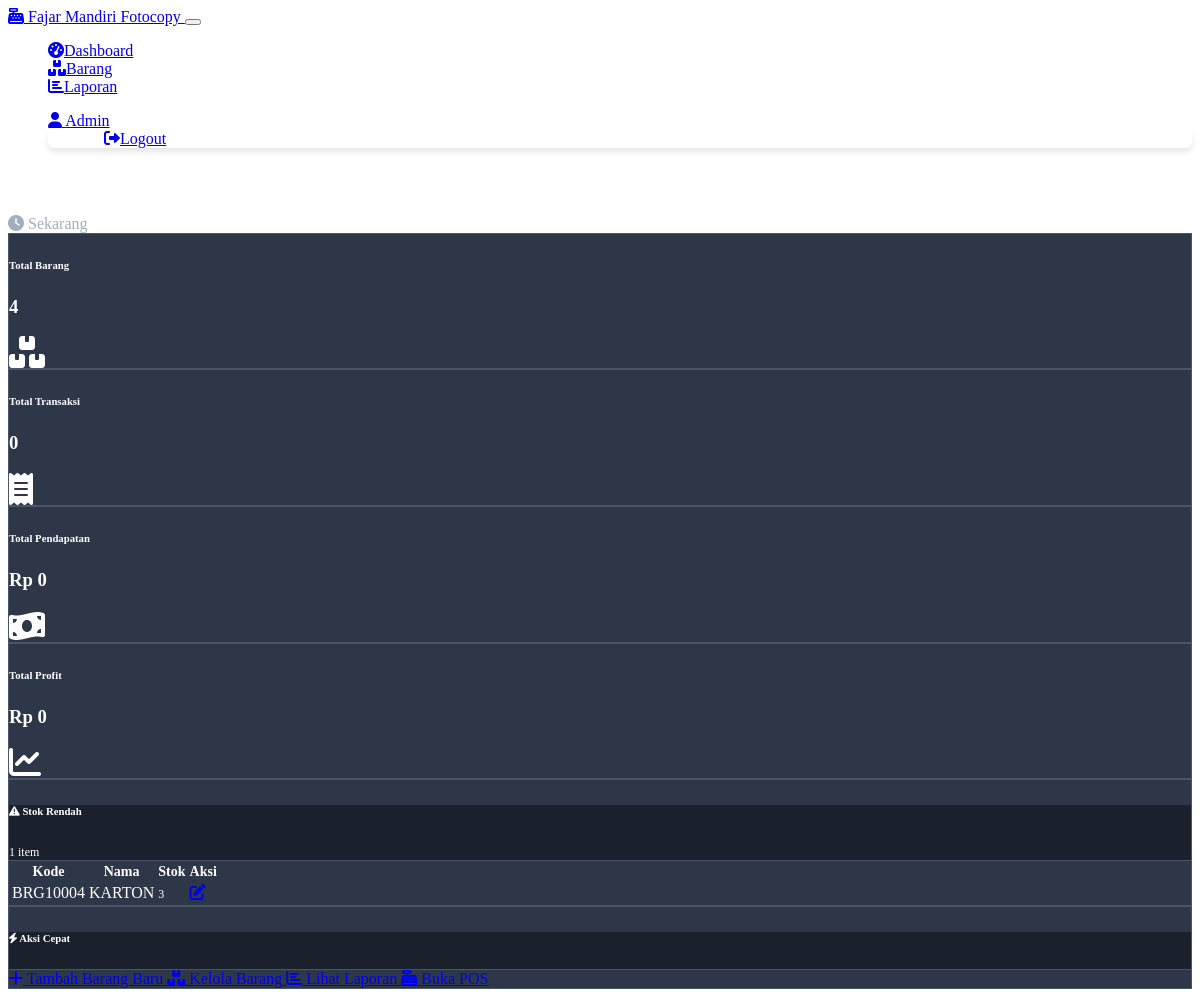
The app's page /admin/dashboard (signed in), older data.
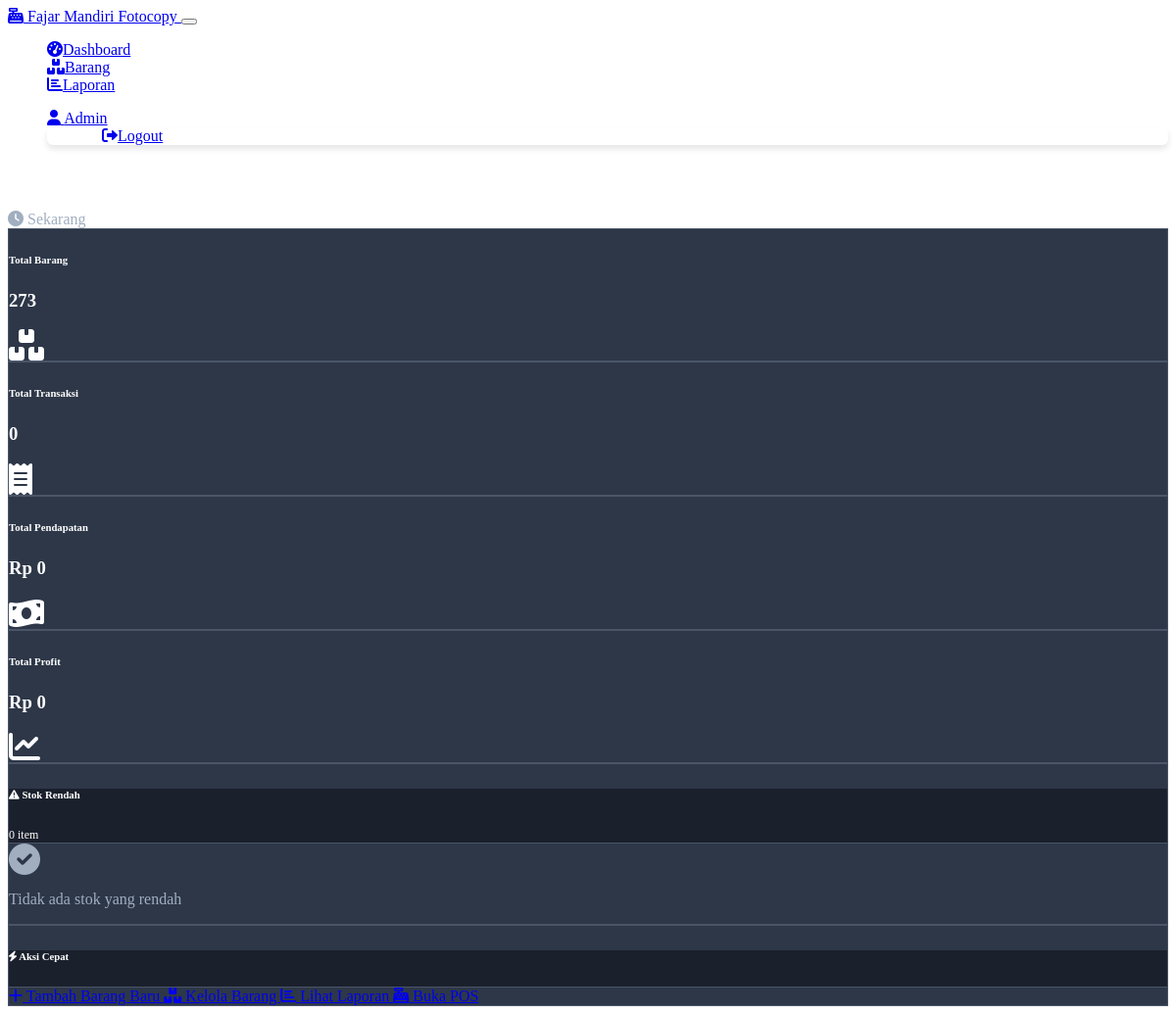
The same page, newer data.
### tables this page shows
CREATE TABLE barang (
    id TEXT PRIMARY KEY,
    kode TEXT,
    nama TEXT,
    harga_awal INTEGER,
    harga_jual INTEGER,
    stok_awal INTEGER,
    stok_akhir INTEGER,
    profit INTEGER
);

### app.py (the view)
@app.route('/admin/dashboard')
def admin_dashboard():
    if session.get('user_role') != 'admin':
        flash('Akses ditolak! Login sebagai admin terlebih dahulu.', 'error')
        return redirect(url_for('admin_login'))
    items = get_all_items()
    all_transactions = get_all_transactions()
    total_items = len(items)
    total_transactions = len(all_transactions)
    total_revenue = sum(t['total'] for t in all_transactions)
    total_profit = sum(t['profit'] for t in all_transactions)
    for item in items:
        update_item_profit(item)
    low_stock_items = [item for item in items if item['stok_akhir'] < 5]
    stats = {
        'total_items': total_items,
        'total_transactions': total_transactions,
        'total_revenue': total_revenue,
        'total_profit': total_profit,
        'low_stock_count': len(low_stock_items)
    }
    return render_template('admin/dashboard.html', stats=stats, low_stock_items=low_stock_items)

### app.py (called while the page is built, shortened)
def get_db_connection():
    conn = sqlite3.connect(DATABASE_PATH)
    conn.row_factory = sqlite3.Row  # This enables column access by name
    return conn

def calculate_total_profit(harga_awal, harga_jual, stok_awal, stok_akhir):
    items_sold = stok_awal - stok_akhir
    return (harga_jual - harga_awal) * items_sold

def get_all_items():
    conn = get_db_connection()
    items = conn.execute('SELECT * FROM barang ORDER BY kode').fetchall()
    conn.close()
    return [dict(item) for item in items]

def update_item_profit(item_data):
    profit = calculate_total_profit(item_data['harga_awal'], item_data['harga_jual'],
                                  item_data['stok_awal'], item_data['stok_akhir'])
    conn = get_db_connection()
    conn.execute('UPDATE barang SET profit = ? WHERE id = ?', (profit, item_data['id']))
    conn.commit()
    conn.close()
    item_data['profit'] = profit
    return item_data

def get_all_transactions():
    conn = get_db_connection()
    db_transactions = conn.execute('SELECT * FROM transactions ORDER BY timestamp DESC').fetchall()
    conn.close()
    transactions = []
    return transactions

### templates/admin/dashboard.html (shortened to what this page needs)
{% extends "base.html" %}
{% block content %}
<div class="d-flex justify-content-between align-items-center mb-4">
    <h2>
        <i class="fas fa-tachometer-alt me-2"></i>
    </h2>
    <div class="text-muted">
        <i class="fas fa-clock me-1"></i>
        {{ moment().format('LLLL') if moment else 'Sekarang' }}
    </div>
</div>
<div class="row g-4 mb-4">
    <div class="col-md-3">
        <div class="card bg-primary text-white">
            <div class="card-body">
                <div class="d-flex justify-content-between">
                    <div>
                        <h6 class="card-title">Total Barang</h6>
                        <h3 class="mb-0">{{ stats.total_items }}</h3>
                    </div>
                    <div class="align-self-center">
                        <i class="fas fa-boxes fa-2x opacity-75"></i>
                    </div>
                </div>
            </div>
        </div>
    </div>
    <div class="col-md-3">
        <div class="card bg-success text-white">
            <div class="card-body">
                <div class="d-flex justify-content-between">
                    <div>
                        <h6 class="card-title">Total Transaksi</h6>
                        <h3 class="mb-0">{{ stats.total_transactions }}</h3>
                    </div>
                    <div class="align-self-center">
                        <i class="fas fa-receipt fa-2x opacity-75"></i>
                    </div>
                </div>
            </div>
        </div>
    </div>
    <div class="col-md-3">
        <div class="card bg-info text-white">
            <div class="card-body">
                <div class="d-flex justify-content-between">
                    <div>
                        <h6 class="card-title">Total Pendapatan</h6>
                        <h3 class="mb-0">Rp {{ "{:,.0f}".format(stats.total_revenue) }}</h3>
                    </div>
                    <div class="align-self-center">
                        <i class="fas fa-money-bill-wave fa-2x opacity-75"></i>
                    </div>
                </div>
            </div>
        </div>
    </div>
    <div class="col-md-3">
        <div class="card bg-warning text-dark">
            <div class="card-body">
                <div class="d-flex justify-content-between">
                    <div>
                        <h6 class="card-title">Total Profit</h6>
                        <h3 class="mb-0">Rp {{ "{:,.0f}".format(stats.total_profit) }}</h3>
                    </div>
                    <div class="align-self-center">
                        <i class="fas fa-chart-line fa-2x opacity-75"></i>
                    </div>
                </div>
            </div>
        </div>
    </div>
</div>
<div class="row">
    <div class="col-md-6">
        <div class="card">
            <div class="card-header d-flex justify-content-between align-items-center">
                <h6 class="card-title mb-0">
                    <i class="fas fa-exclamation-triangle text-warning me-2"></i>
                    Stok Rendah
                </h6>
                <span class="badge bg-warning">{{ stats.low_stock_count }} item</span>
            </div>
            <div class="card-body">
                {% if low_stock_items %}
                    <div class="table-responsive">
                        <table class="table table-sm">
                            <thead>
                                <tr>
                                    <th>Kode</th>
                                    <th>Nama</th>
                                    <th>Stok</th>
                                    <th>Aksi</th>
                                </tr>
                            </thead>
                            <tbody>
                                {% for item in low_stock_items[:5] %}
                                <tr>
                                    <td>{{ item.kode }}</td>
                                    <td>{{ item.nama }}</td>
                                    <td>
                                        <span class="badge bg-danger">{{ item.stok_akhir }}</span>
                                    </td>
                                    <td>
                                        <a href="{{ url_for('admin_edit_item', item_id=item.id) }}"
                                           class="btn btn-sm btn-outline-primary">
                                            <i class="fas fa-edit"></i>
                                        </a>
                                    </td>
                                </tr>
                                {% endfor %}
                            </tbody>
                        </table>
                    </div>
                {% else %}
                    <div class="text-center text-muted">
                        <i class="fas fa-check-circle fa-2x mb-2"></i>
                        <p>Tidak ada stok yang rendah</p>
                    </div>
                {% endif %}
            </div>
        </div>
    </div>
    <div class="col-md-6">
        <div class="card">
            <div class="card-header">
                <h6 class="card-title mb-0">
                    <i class="fas fa-bolt me-2"></i>
                    Aksi Cepat
                </h6>
            </div>
            <div class="card-body">
                <div class="d-grid gap-2">
                    <a href="{{ url_for('admin_add_item') }}" class="btn btn-primary">
                        <i class="fas fa-plus me-2"></i>
                        Tambah Barang Baru
                    </a>
                    <a href="{{ url_for('admin_items') }}" class="btn btn-outline-secondary">
                        <i class="fas fa-boxes me-2"></i>
                        Kelola Barang
                    </a>
                    <a href="{{ url_for('admin_reports') }}" class="btn btn-outline-info">
                        <i class="fas fa-chart-bar me-2"></i>
                        Lihat Laporan
                    </a>
                    <a href="{{ url_for('cashier_pos') }}" class="btn btn-outline-success">
                        <i class="fas fa-cash-register me-2"></i>
                        Buka POS
                    </a>
                </div>
            </div>
        </div>
    </div>
</div>
{% endblock %}

### templates/base.html (shortened to what this page needs)
<!DOCTYPE html>
<html lang="id" data-bs-theme="dark">
<head>
    <link href="https://cdn.replit.com/agent/bootstrap-agent-dark-theme.min.css" rel="stylesheet">
    <link href="https://cdnjs.cloudflare.com/ajax/libs/font-awesome/6.0.0/css/all.min.css" rel="stylesheet">
    <link href="{{ url_for('static', filename='css/style.css') }}" rel="stylesheet">
</head>
<body>
    <nav class="navbar navbar-expand-lg navbar-dark bg-dark">
        <div class="container">
            <a class="navbar-brand" href="{{ url_for('index') }}">
                <i class="fas fa-cash-register me-2"></i>
                Fajar Mandiri Fotocopy
            </a>
            <button class="navbar-toggler" type="button" data-bs-toggle="collapse" data-bs-target="#navbarNav">
            </button>
            <div class="collapse navbar-collapse" id="navbarNav">
                <ul class="navbar-nav me-auto">
                    {% if session.user_role == 'admin' %}
                    <li class="nav-item">
                        <a class="nav-link" href="{{ url_for('admin_dashboard') }}">
                            <i class="fas fa-tachometer-alt me-1"></i>Dashboard
                        </a>
                    </li>
                    <li class="nav-item">
                        <a class="nav-link" href="{{ url_for('admin_items') }}">
                            <i class="fas fa-boxes me-1"></i>Barang
                        </a>
                    </li>
                    <li class="nav-item">
                        <a class="nav-link" href="{{ url_for('admin_reports') }}">
                            <i class="fas fa-chart-bar me-1"></i>Laporan
                        </a>
                    </li>
                    {% endif %}
                </ul>
                <ul class="navbar-nav">
                    {% if session.user_role %}
                    <li class="nav-item dropdown">
                        <a class="nav-link dropdown-toggle" href="#" role="button" data-bs-toggle="dropdown">
                            <i class="fas fa-user me-1"></i>
                            {% if session.user_role == 'admin' %}Admin{% else %}Kasir{% endif %}
                        </a>
                        <ul class="dropdown-menu">
                            {% if session.user_role == 'admin' %}
                            <li><a class="dropdown-item" href="{{ url_for('admin_logout') }}">
                                <i class="fas fa-sign-out-alt me-1"></i>Logout
                            </a></li>
                            {% else %}
                            <li><a class="dropdown-item" href="{{ url_for('index') }}">
                                <i class="fas fa-home me-1"></i>Beranda
                            </a></li>
                            {% endif %}
                        </ul>
                    </li>
                    {% endif %}
                </ul>
            </div>
        </div>
    </nav>
    <main class="container my-4">
        {% block content %}{% endblock %}
    </main>
</body>
</html>

### static/css/style.css (style rules this page uses)
body { color: #ffffff !important; }
.card { background-color: #2d3748 !important; border: 1px solid #4a5568 !important; color: #ffffff !important; }
.card-header { background-color: #1a202c !important; border-bottom: 1px solid #4a5568 !important; color: #ffffff !important; }
.card-title, .card-text { color: #ffffff !important; }
.text-muted { color: #a0aec0 !important; }
.badge { font-size: 0.75em; }
.card { transition: box-shadow 0.2s ease-in-out; }
.dropdown-menu { border-radius: 6px; border: 1px solid var(--bs-gray-200); box-shadow: 0 4px 6px rgba(0,0,0,0.1); }
.dropdown-item { padding: 8px 16px; transition: background-color 0.2s; }

Row changes from the older to the newer data that the page shows:
removed barang: kode "BRG10004", nama "KARTON", stok_akhir "3"
Text that changed along with them:
{{ stats.total_items }}: "4" → "273"
{{ stats.low_stock_count }}: "1" → "0"
text no longer shown: "Kode Nama Stok Aksi"
text now shown: "Tidak ada stok yang rendah"
